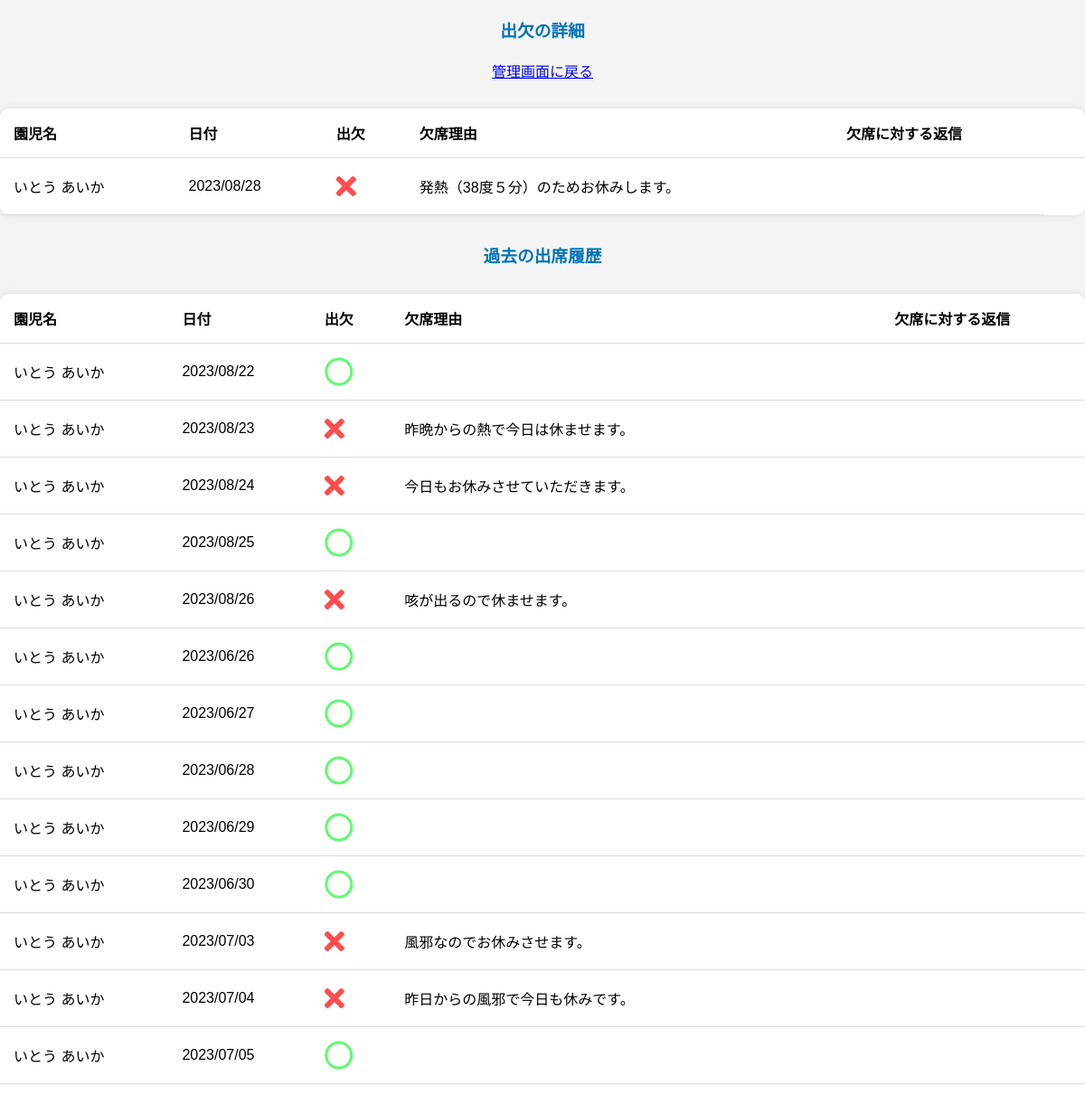
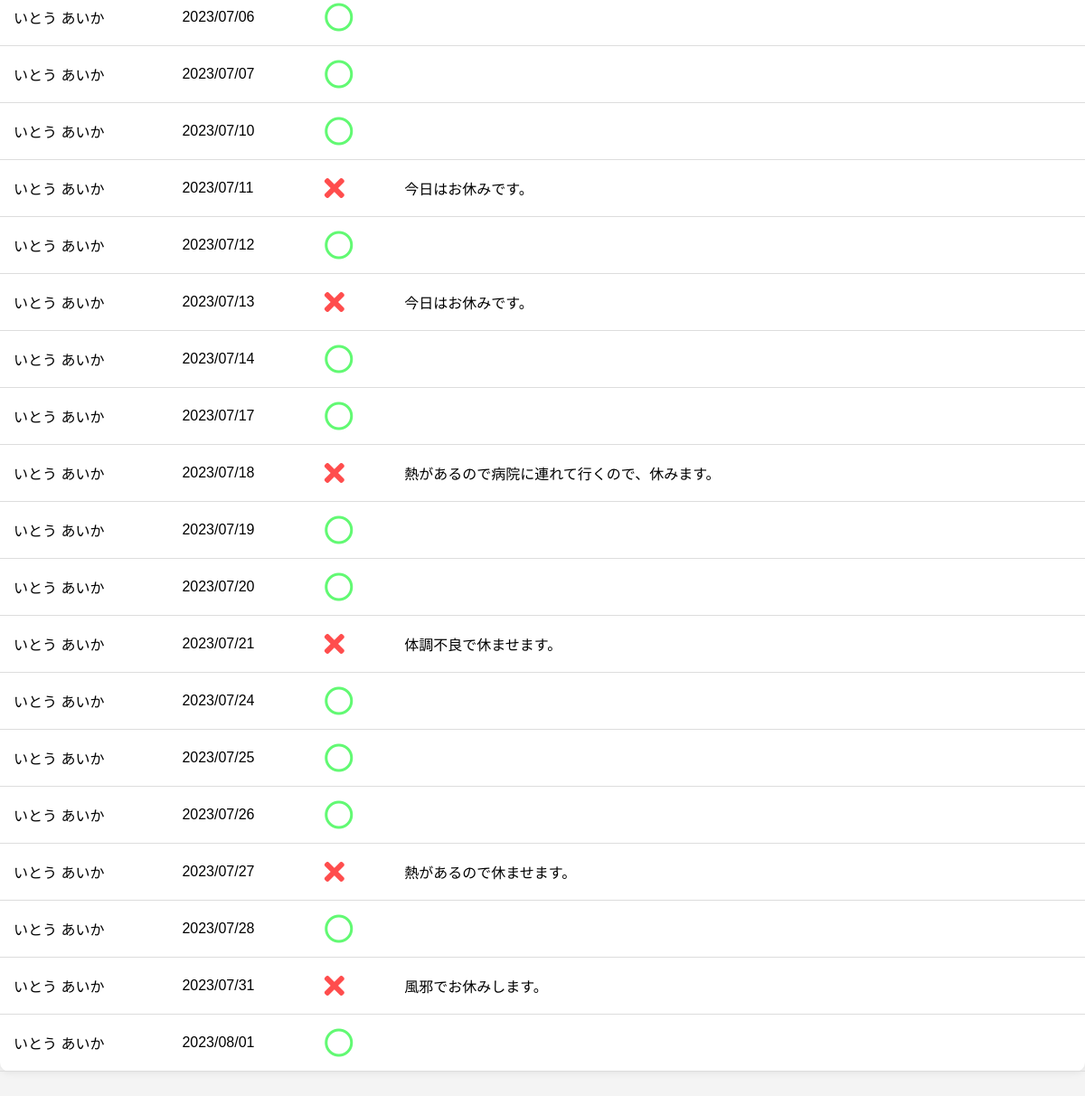
/response.php?id=1, run on the app's committed database (2 pictures, top to bottom).
### tables this page shows
CREATE TABLE records(
 	id MEDIUMINT UNSIGNED NOT NULL AUTO_INCREMENT,
 	child_id MEDIUMINT UNSIGNED NOT NULL,
 	date DATE,
	status TINYINT(4),
	absence_reason VARCHAR(128),
 	PRIMARY KEY(id),
	FOREIGN KEY (child_id) REFERENCES children(id)
	);

CREATE TABLE children(
 	id MEDIUMINT UNSIGNED NOT NULL AUTO_INCREMENT,
	name VARCHAR(128),
	class VARCHAR(128),
 	PRIMARY KEY(id)
	);

### database.php (called while the page is built, shortened)
<?php
class Database{
    public function connect(){
        $db_host = $_ENV['DB_HOST'];
        $db_user = $_ENV['DB_USER'];
        $db_pass = $_ENV['DB_PASSWORD'];
        $db_name = $_ENV['DB_NAME'];
        $db_type = $_ENV['DB_TYPE'];
        $dsn = "$db_type:host=$db_host;dbname=$db_name;charset=utf8mb4";
        try{
            $pdo = new PDO($dsn, $db_user, $db_pass);
            $pdo -> setAttribute(PDO::ATTR_ERRMODE,
                    PDO::ERRMODE_EXCEPTION);
            $pdo->setAttribute(PDO::ATTR_EMULATE_PREPARES, false);
            return $pdo;
        }catch (PDOException $e) {
            exit($e->getMessage());
        }
    }
    public function find($id){
        $dbh = $this->connect();
        $sql = 'SELECT records.*, children.name AS child_name, replies.content AS reply_content, childminders.name AS childminder_name, children.class AS child_class
                FROM records
                INNER JOIN children ON records.child_id = children.id
                LEFT JOIN replies ON records.id = replies.record_id
                LEFT JOIN childminders ON replies.minder_id = childminders.id
                WHERE records.child_id = ?';
        $stmt = $dbh->prepare($sql);
        $stmt->execute([$id]);
        $result = $stmt->fetchAll(PDO::FETCH_ASSOC);
        return $result;
    }
}

### response.php (the view, shortened to what this page needs)
<?php
    require_once('./database.php');
    if(empty($records)){
        $database = new Database();
        $records = $database -> find((int)$_GET['id']);
    }
?>
<!DOCTYPE html>
<html lang="ja">
<head>
    <link rel="stylesheet" href="css/response.css">
    <link href="https://use.fontawesome.com/releases/v5.6.1/css/all.css" rel="stylesheet">
</head>
<body>
    <h3>出欠の詳細</h3>
    <div class="return_managrment">
                <a href="management.php?class=<?= $records[0]['child_class']; ?>">管理画面に戻る</a>
    </div>
    <table>
        <tr>
            <th>園児名</th>
            <th>日付</th>
            <th>出欠</th>
            <th>欠席理由</th>
            <th>欠席に対する返信</th>
            <th></th>
        </tr>
        <?php foreach($records as $index => $record){ ?>
        <tr>
            <td><?= $record['child_name']; ?></td>
            <td><?= date('Y/m/d', strtotime($record['date'])); ?></td>
            <td><?php if ($record['status'] == 2){
                    echo '<i class="fas fa-times fa-2x" style="color: #ff4d4d;"></i>';
                }else{echo '<i class="far fa-circle fa-2x" style="color: #62f973;"></i>';}?></td>
            <td><?= $record['absence_reason']; ?></td>
            <td><?= $record['reply_content'] ?><br><?= $record['childminder_name'] ?></td>
        </tr>
        <?php if($index === 0): ?>
    </table>
            <h3>過去の出席履歴</h3>
    <table>
        <tr>
            <th>園児名</th>
            <th>日付</th>
            <th>出欠</th>
            <th>欠席理由</th>
            <th>欠席に対する返信</th>
        </tr>
        <?php endif ?>
        <?php } ?>
    </table>
</body>
</html>

### css/response.css (style rules this page uses)
body { font-family: 'Arial', sans-serif; background-color: #f4f4f4; margin: 0; padding: 0; }
h3 { text-align: center; margin-bottom: 20px; color: #0072B5; }
table { max-width: 1200px; margin: 30px auto; background-color: #ffffff; border-radius: 10px; box-shadow: 0px 0px 10px rgba(0, 0, 0, 0.1); border-collapse: collapse; border-spacing: 0; width: 100%; }
th, td { padding: 15px; text-align: left; border-bottom: 1px solid #dddddd; }
.return_managrment { text-align: center; text-decoration: none; color: #0072B5; transition: color 0.3s; }

### data on the page
records: child.name "いとう あいか", date "2023/08/28", status 2 (drawn), absence_reason "発熱（38度５分）のためお休みします。", shows "過去の出席履歴"
records: child.name "いとう あいか", date "2023/08/22"
records: child.name "いとう あいか", date "2023/08/23", status 2 (drawn), absence_reason "昨晩からの熱で今日は休ませます。"
records: child.name "いとう あいか", date "2023/08/24", status 2 (drawn), absence_reason "今日もお休みさせていただきます。"
records: child.name "いとう あいか", date "2023/08/25"
records: child.name "いとう あいか", date "2023/08/26", status 2 (drawn), absence_reason "咳が出るので休ませます。"
records: child.name "いとう あいか", date "2023/06/26"
records: child.name "いとう あいか", date "2023/06/27"
records: child.name "いとう あいか", date "2023/06/28"
records: child.name "いとう あいか", date "2023/06/29"
records: child.name "いとう あいか", date "2023/06/30"
records: child.name "いとう あいか", date "2023/07/03", status 2 (drawn), absence_reason "風邪なのでお休みさせます。"
records: child.name "いとう あいか", date "2023/07/04", status 2 (drawn), absence_reason "昨日からの風邪で今日も休みです。"
records: child.name "いとう あいか", date "2023/07/05"
records: child.name "いとう あいか", date "2023/07/06"
records: child.name "いとう あいか", date "2023/07/07"
records: child.name "いとう あいか", date "2023/07/10"
records: child.name "いとう あいか", date "2023/07/11", status 2 (drawn), absence_reason "今日はお休みです。"
records: child.name "いとう あいか", date "2023/07/12"
records: child.name "いとう あいか", date "2023/07/13", status 2 (drawn), absence_reason "今日はお休みです。"
records: child.name "いとう あいか", date "2023/07/14"
records: child.name "いとう あいか", date "2023/07/17"
records: child.name "いとう あいか", date "2023/07/18", status 2 (drawn), absence_reason "熱があるので病院に連れて行くので、休みます。"
records: child.name "いとう あいか", date "2023/07/19"
records: child.name "いとう あいか", date "2023/07/20"
records: child.name "いとう あいか", date "2023/07/21", status 2 (drawn), absence_reason "体調不良で休ませます。"
records: child.name "いとう あいか", date "2023/07/24"
records: child.name "いとう あいか", date "2023/07/25"
records: child.name "いとう あいか", date "2023/07/26"
records: child.name "いとう あいか", date "2023/07/27", status 2 (drawn), absence_reason "熱があるので休ませます。"
records: child.name "いとう あいか", date "2023/07/28"
records: child.name "いとう あいか", date "2023/07/31", status 2 (drawn), absence_reason "風邪でお休みします。"
records: child.name "いとう あいか", date "2023/08/01"
